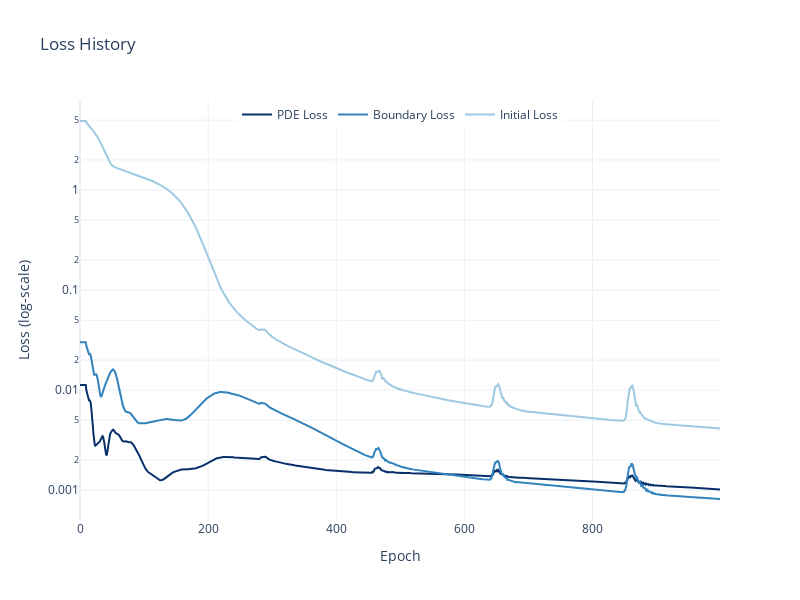

Notebook source saved alongside this figure:
### Code cell
with_halton = trainer.closure.get_state()
plot_loss(with_halton, smooth=True, smooth_window=10)

with_halton_results = compare_with_mc(model, params, n_prices=200,
                          n_simulations=10_000, dtype=dtype, device=device, seed=42)['l2_rel_error']
print("L2 Error: ", with_halton_results*100)

### Figure 1 — Plotly figure (JSON) as saved in the notebook; plotly's stock layout.template omitted (floating-point values rounded to 4 significant figures; data arrays with more than 128 entries replaced by an {"elided": "..."} marker saying what was removed)
{"data": [{"line": {"color": "#08306B"}, "mode": "lines", "name": "PDE Loss", "type": "scatter", "x": {"elided": "1000 int values"}, "y": {"elided": "1000 float values"}}, {"line": {"color": "#3182BD"}, "mode": "lines", "name": "Boundary Loss", "type": "scatter", "x": {"elided": "1000 int values"}, "y": {"elided": "1000 float values"}}, {"line": {"color": "#9ECAE1"}, "mode": "lines", "name": "Initial Loss", "type": "scatter", "x": {"elided": "1000 int values"}, "y": {"elided": "1000 float values"}}], "layout": {"height": 600, "legend": {"orientation": "h", "x": 0.5, "xanchor": "center", "y": 1, "yanchor": "top"}, "title": {"text": "Loss History"}, "width": 800, "xaxis": {"title": {"text": "Epoch"}}, "yaxis": {"title": {"text": "Loss (log‑scale)"}, "type": "log"}}}
